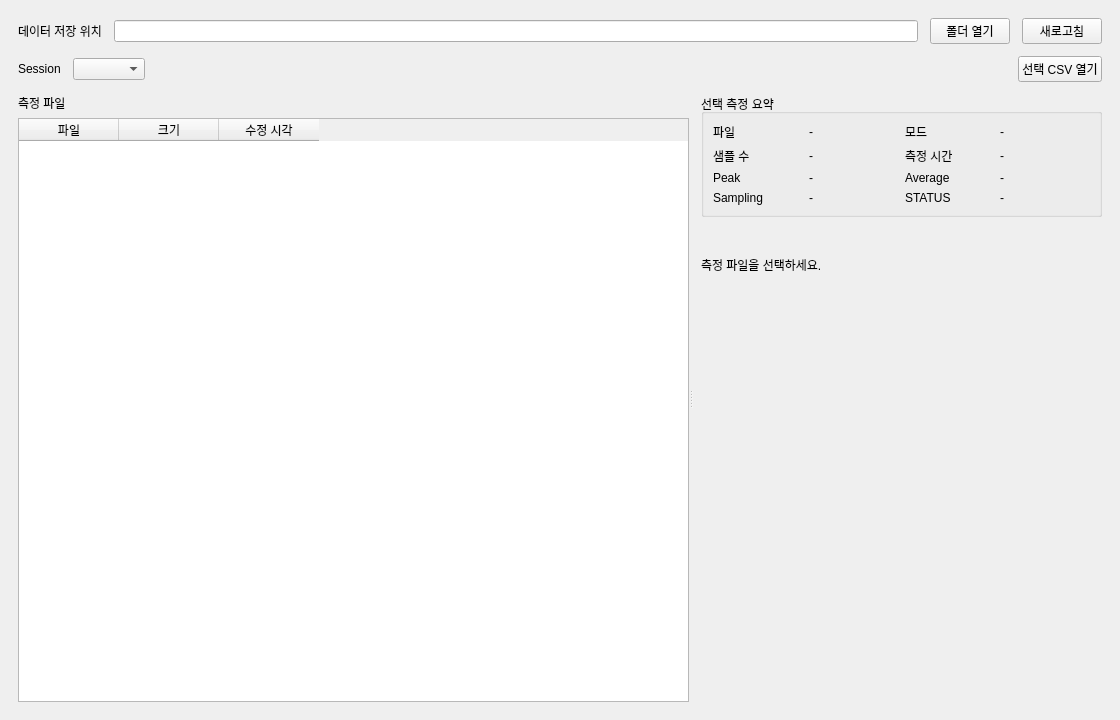
<?xml version="1.0" encoding="UTF-8"?>
<ui version="4.0">
 <class>DataManagementWidget</class>
 <widget class="QWidget" name="DataManagementWidget">
  <property name="geometry">
   <rect><x>0</x><y>0</y><width>1120</width><height>720</height></rect>
  </property>
  <property name="minimumSize"><size><width>1120</width><height>720</height></size></property>
  <property name="maximumSize"><size><width>1120</width><height>720</height></size></property>
  <layout class="QVBoxLayout" name="verticalLayout">
   <property name="leftMargin"><number>18</number></property>
   <property name="topMargin"><number>18</number></property>
   <property name="rightMargin"><number>18</number></property>
   <property name="bottomMargin"><number>18</number></property>
   <property name="spacing"><number>12</number></property>
   <item>
    <layout class="QHBoxLayout" name="pathLayout">
     <item><widget class="QLabel" name="label"><property name="text"><string>데이터 저장 위치</string></property></widget></item>
     <item><widget class="QLineEdit" name="basePathEdit"><property name="readOnly"><bool>true</bool></property></widget></item>
     <item><widget class="QPushButton" name="openBaseFolderButton"><property name="text"><string>폴더 열기</string></property></widget></item>
     <item><widget class="QPushButton" name="refreshButton"><property name="text"><string>새로고침</string></property></widget></item>
    </layout>
   </item>
   <item>
    <layout class="QHBoxLayout" name="sessionLayout">
     <item><widget class="QLabel" name="sessionLabel"><property name="text"><string>Session</string></property></widget></item>
     <item><widget class="QComboBox" name="sessionComboBox"/></item>
     <item><spacer name="horizontalSpacer"><property name="orientation"><enum>Qt::Horizontal</enum></property><property name="sizeHint" stdset="0"><size><width>40</width><height>20</height></size></property></spacer></item>
     <item><widget class="QPushButton" name="openSelectedCsvButton"><property name="text"><string>선택 CSV 열기</string></property></widget></item>
    </layout>
   </item>
   <item>
    <widget class="QSplitter" name="mainSplitter">
     <property name="orientation"><enum>Qt::Horizontal</enum></property>
     <widget class="QWidget" name="leftPane">
      <layout class="QVBoxLayout" name="leftLayout">
       <property name="leftMargin"><number>0</number></property>
       <property name="topMargin"><number>0</number></property>
       <property name="rightMargin"><number>0</number></property>
       <property name="bottomMargin"><number>0</number></property>
       <item><widget class="QLabel" name="gripListLabel"><property name="text"><string>측정 파일</string></property></widget></item>
       <item>
        <widget class="QTableWidget" name="gripTable">
         <property name="selectionBehavior"><enum>QAbstractItemView::SelectRows</enum></property>
         <property name="selectionMode"><enum>QAbstractItemView::SingleSelection</enum></property>
         <property name="editTriggers"><set>QAbstractItemView::NoEditTriggers</set></property>
         <property name="alternatingRowColors"><bool>true</bool></property>
         <property name="columnCount"><number>3</number></property>
         <column><property name="text"><string>파일</string></property></column>
         <column><property name="text"><string>크기</string></property></column>
         <column><property name="text"><string>수정 시각</string></property></column>
        </widget>
       </item>
      </layout>
     </widget>
     <widget class="QWidget" name="rightPane">
      <layout class="QVBoxLayout" name="rightLayout">
       <property name="leftMargin"><number>8</number></property>
       <property name="topMargin"><number>0</number></property>
       <property name="rightMargin"><number>0</number></property>
       <property name="bottomMargin"><number>0</number></property>
       <item>
        <widget class="QGroupBox" name="summaryGroupBox">
         <property name="title"><string>선택 측정 요약</string></property>
         <layout class="QGridLayout" name="summaryGrid">
          <item row="0" column="0"><widget class="QLabel" name="labelFile"><property name="text"><string>파일</string></property></widget></item>
          <item row="0" column="1"><widget class="QLabel" name="fileValueLabel"><property name="text"><string>-</string></property></widget></item>
          <item row="0" column="2"><widget class="QLabel" name="labelMode"><property name="text"><string>모드</string></property></widget></item>
          <item row="0" column="3"><widget class="QLabel" name="modeValueLabel"><property name="text"><string>-</string></property></widget></item>
          <item row="1" column="0"><widget class="QLabel" name="labelSamples"><property name="text"><string>샘플 수</string></property></widget></item>
          <item row="1" column="1"><widget class="QLabel" name="samplesValueLabel"><property name="text"><string>-</string></property></widget></item>
          <item row="1" column="2"><widget class="QLabel" name="labelDuration"><property name="text"><string>측정 시간</string></property></widget></item>
          <item row="1" column="3"><widget class="QLabel" name="durationValueLabel"><property name="text"><string>-</string></property></widget></item>
          <item row="2" column="0"><widget class="QLabel" name="labelPeak"><property name="text"><string>Peak</string></property></widget></item>
          <item row="2" column="1"><widget class="QLabel" name="peakValueLabel"><property name="text"><string>-</string></property></widget></item>
          <item row="2" column="2"><widget class="QLabel" name="labelAverage"><property name="text"><string>Average</string></property></widget></item>
          <item row="2" column="3"><widget class="QLabel" name="averageValueLabel"><property name="text"><string>-</string></property></widget></item>
          <item row="3" column="0"><widget class="QLabel" name="labelRate"><property name="text"><string>Sampling</string></property></widget></item>
          <item row="3" column="1"><widget class="QLabel" name="rateValueLabel"><property name="text"><string>-</string></property></widget></item>
          <item row="3" column="2"><widget class="QLabel" name="labelStatus"><property name="text"><string>STATUS</string></property></widget></item>
          <item row="3" column="3"><widget class="QLabel" name="statusValueLabel"><property name="text"><string>-</string></property></widget></item>
         </layout>
        </widget>
       </item>
       <item><widget class="QLabel" name="loadingLabel"><property name="text"><string>측정 파일을 선택하세요.</string></property></widget></item>
       <item><widget class="QWidget" name="graphContainer"><property name="minimumSize"><size><width>0</width><height>390</height></size></property></widget></item>
      </layout>
     </widget>
    </widget>
   </item>
  </layout>
 </widget>
 <resources/>
 <connections/>
</ui>
